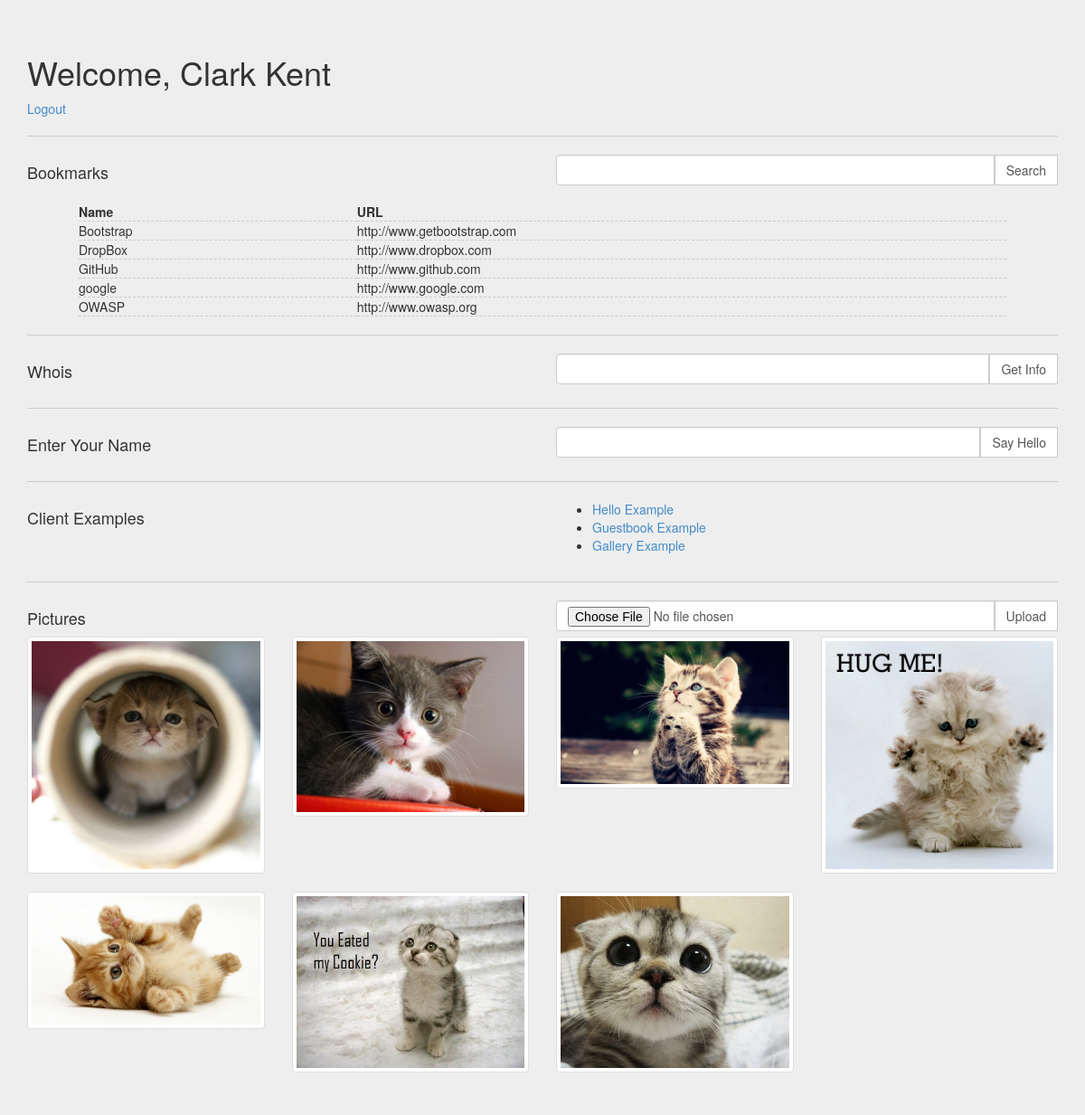
The page /welcome.php (signed in) on the database its author committed.
### tables this page shows
CREATE TABLE accounts (
    id int PRIMARY KEY AUTO_INCREMENT,
    username varchar(255),
    password varchar(255),
    firstname varchar(255),
    lastname varchar(255)
);

CREATE TABLE bookmarks (
    id int PRIMARY KEY AUTO_INCREMENT,
    name varchar(255),
    url varchar(255)
);

### public/welcome.php (the view, shortened to what this page needs)
<?php
include 'opendb.inc';
$query  = "SELECT * FROM accounts WHERE id=". base64_decode($_COOKIE['uid']);
$result = $mysqli->query($query) or die(mysql_error($conn) . '<p><b>SQL Statement:</b>' . $query);
if ($result->num_rows > 0) {
    $row = $result->fetch_array(MYSQLI_ASSOC);
    $firstname = $row['firstname'];
    $lastname = $row['lastname'];
}
if (isset($_REQUEST['search'])){
    $sq = "SELECT name, url FROM bookmarks WHERE name like '%" . $_REQUEST['search'] . "%' ORDER BY name";
} else {
    $sq = "SELECT name, url FROM bookmarks ORDER BY name";
}
$search_result = $mysqli->query($sq) or die(mysql_error($conn) . '<p><b>SQL Statement:</b>' . $sq);
?><!DOCTYPE html>
<html lang="en">
  <head>
    <link href="css/bootstrap.min.css" rel="stylesheet">
    <link href="style.css" rel="stylesheet">
  </head>
  <body>
    <div class="container">
      <h1>Welcome, <?php echo $firstname; ?> <?php echo $lastname; ?></h1>
      <p><a href="logout.php">Logout</a></p>
      <hr/>
        <div class="row">
            <div class="col-md-6">
                <h4>Bookmarks</h4>
            </div>
            <div class="col-md-6">
                <form method="POST" action="" id="bookmark-search">
                    <div class="input-group">
                        <input type="text" class="form-control" name="search" />
                        <div class="input-group-btn">
                            <button type="submit" class="form-control">Search</button>
                        </div>
                    </div>
                </form>
            </div>
        </div>
        <table>
            <thead>
                <tr>
                    <th width="30%">Name</th>
                    <th width="70%">URL</th>
                </tr>
            </thead>
            <tbody>
                <?php while($search_row = $search_result->fetch_array(MYSQLI_NUM)) {
                    echo "<tr>";
                    echo "<td>$search_row[0]</td>";
                    echo "<td>$search_row[1]</td>";
                    echo "</tr>";
                } ?>
            </tbody>
        </table>
        <hr/>
        <div class="row">
            <div class="col-md-6">
                <h4>Whois</h4>
            </div>
            <div class="col-md-6">
                <form method="GET" action="/whois.php" id="whois-form">
                    <div class="input-group">
                        <input type="text" class="form-control" name="hostname" />
                        <div class="input-group-btn">
                            <button type="submit" class="form-control">Get Info</button>
                        </div>
                    </div>
                </form>
            </div>
        </div>
        <hr/>
        <div class="row">
            <div class="col-md-6">
                <h4>Enter Your Name</h4>
            </div>
            <div class="col-md-6">
                <form method="GET" action="/hello.php" id="hello-form">
                    <div class="input-group">
                        <input type="text" class="form-control" name="name" />
                        <div class="input-group-btn">
                            <button type="submit" class="form-control">Say Hello</button>
                        </div>
                    </div>
                </form>
            </div>
        </div>
        <hr/>
        <div class="row">
            <div class="col-md-6">
                <h4>Client Examples</h4>
            </div>
            <div class="col-md-6">
                <ul>
                    <li><a href="/hello/">Hello Example</a></li>
                    <li><a href="/guestbook/">Guestbook Example</a></li>
                    <li><a href="/gallery/">Gallery Example</a></li>
                </ul>
            </div>
        </div>
        <hr/>
        <div class="row">
            <div class="col-md-6">
                <h4>Pictures</h4>
            </div>
            <div class="col-md-6">
                <form method="POST" action="/upload.php" id="image-upload" enctype="multipart/form-data">
                    <div class="input-group">
                        <input type="file" class="form-control" name="image" />
                        <div class="input-group-btn">
                            <button type="submit" class="form-control">Upload</button>
                        </div>
                    </div>
                </form>
            </div>
        </div>
        <div class="row">
            <?php
                foreach(array_diff(scandir('uploads'), array('..', '.')) as $file) {
                    echo '<div class="col-xs-6 col-md-3">';
                    echo '<a href="/uploads/'.$file.'" class="thumbnail"><img src="/uploads/'.$file.'" /></a>';
                    echo '</div>';
                }
            ?>
        </div>
    </div>
  </body>
</html>

### public/style.css (style rules this page uses)
body { padding-top: 40px; padding-bottom: 40px; background-color: #eee; }
table { width: 90%; margin: 1em auto; }
table tr { border-bottom: 1px dashed #CCCCCC; }
hr { border-top: 1px solid #cccccc; }

### rows shown on the page
accounts: firstname "Clark", lastname "Kent"
bookmarks: name "Bootstrap", url "http://www.getbootstrap.com"
bookmarks: name "DropBox", url "http://www.dropbox.com"
bookmarks: name "GitHub", url "http://www.github.com"
bookmarks: name "google", url "http://www.google.com"
bookmarks: name "OWASP", url "http://www.owasp.org"
